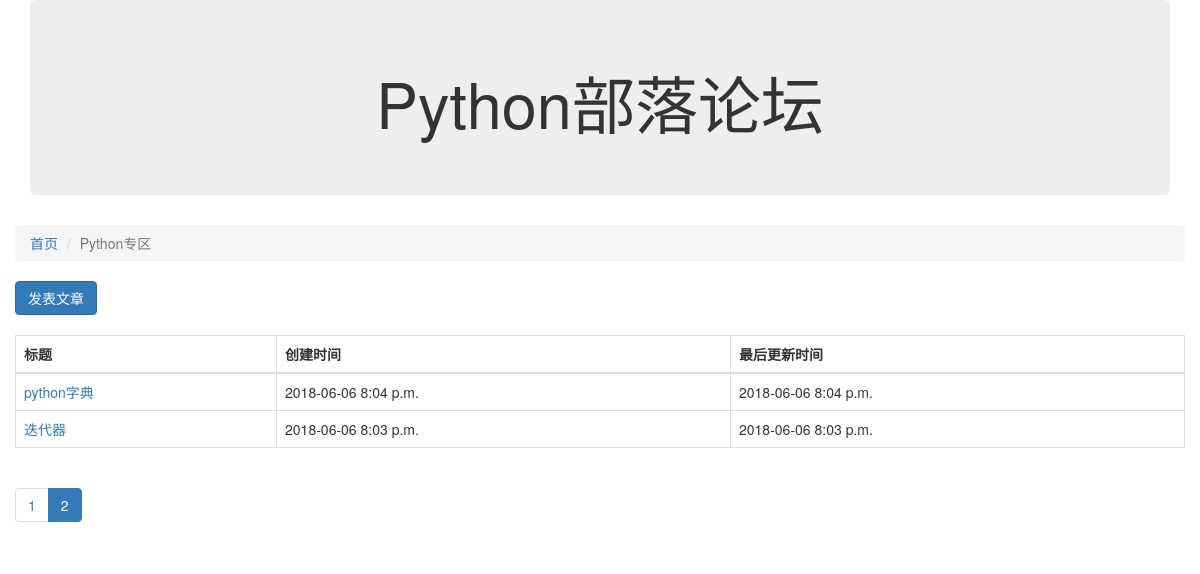
The page /article/list/2?page_no=2 on the database its author committed.
### block/models.py (models this page shows, shortened)
class Block(models.Model):
    name = models.CharField('板块名称', max_length=16)
    desc = models.CharField('板块描述', max_length=36)
    manager = models.CharField('板块管理员', max_length=12)
    status = models.IntegerField('状态', choices=((0, '正常'), (-1, '不正常')), default=0)
    class Meta:
        verbose_name = '板块'
        verbose_name_plural = '板块'

### article/models.py (models this page shows, shortened)
class Article(models.Model):
    owner = models.ForeignKey(User, verbose_name='作者')
    block = models.ForeignKey(Block, verbose_name='板块ID')
    title = models.CharField('文章标题', max_length=100)
    content = models.TextField('文章内容', max_length=10000)
    status = models.IntegerField('状态', choices=((0, '正常'), (-1, '删除')), default=0)
    create_timestamp = models.DateTimeField('创建时间', auto_now_add=True)   # 只在创建时记录一次时间
    last_update_timestamp = models.DateTimeField('最后更新时间', auto_now=True)  # 每次更新都记录时间
    class Meta:
        verbose_name = '文章'
        verbose_name_plural = '文章'

### article/views.py (the view)
# urls.py: url(r'^list/(?P<block_id>\d+)', article_list, name='article_list'),
def article_list(request, block_id):
    block_id = int(block_id)
    block = Block.objects.get(id=block_id)
    all_articles = Article.objects.filter(block=block, status=0).order_by('-id')
    page_no = int(request.GET.get('page_no', 1))  # 当前页码
    articles, pagination_data = paginate_queryset(all_articles, page_no)
    return render(request, 'article_list.html', {'articles': articles, 'b': block, 'pagination_data': pagination_data})

### article/templates/article_list.html
{% extends "base.html" %}
{% block content %}
  <ol class="breadcrumb">
    <li><a href="/">首页</a></li>
    <li class="active">{{ b.name }}</li>
  </ol>
  <a href="{% url 'create_article' b.id %}" class="btn btn-primary">发表文章</a>
  <br/>
  <br/>
  <table class="table table-bordered">
    <thead>
    <tr>
      <th>标题</th>
      <th>创建时间</th>
      <th>最后更新时间</th>
    </tr>
    </thead>
    <tbody>
    {% for article in articles %}
      <tr>
        <td><a href="{% url 'article_detail' article.id %} ">{{ article.title }}</a></td>
        <td>{{ article.create_timestamp|date:"Y-m-d P" }}</td>
        <td>{{ article.last_update_timestamp|date:"Y-m-d P" }}</td>
      </tr>
    {% endfor %}
    </tbody>
  </table>
  {% include 'component/paginator.html' %}
{% endblock %}

### rows shown on the page
Block: name "Python专区"
Article: title "python字典", create_timestamp "2018-06-06 8:04 p.m.", last_update_timestamp "2018-06-06 8:04 p.m."
Article: title "迭代器", create_timestamp "2018-06-06 8:03 p.m.", last_update_timestamp "2018-06-06 8:03 p.m."

### other values the page prints
{{ lnk }} "1"
{{ lnk }} "2"
